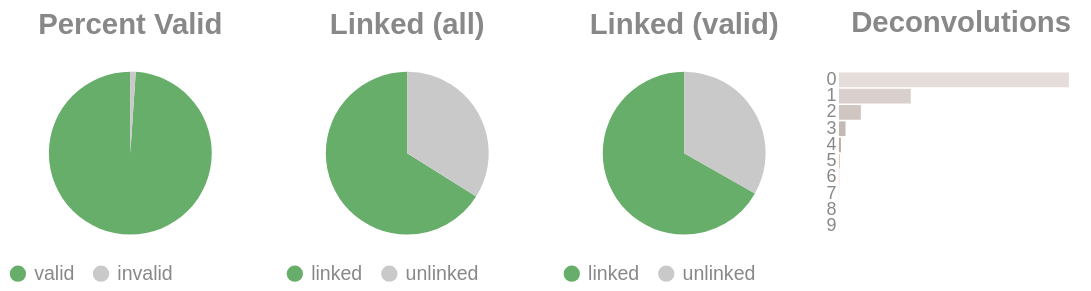

Write notebook code for a chart like this one.
### Code cell
if SKIPLR:
    pass
else:
    clash = Counter()
    for i in valids['molecule'].to_list():
        _mol = i.split("-")
        if len(_mol) == 1:
            clash.update('0')
        else:
            clash.update(_mol[-1])

    _d = {"deconvolutions": [], 'count': []}
    for k,v in clash.items():
        _d['deconvolutions'].append(k)
        _d['count'].append(v)

    tot_valid = valids['reads'].sum()
    mask = valids['reads'] >= 2
    n_linked_reads = valids.filter(mask)['reads'].sum()
    if n_linked_reads == 0:
        print_html("No linked molecules (>=2 reads) were detected; skipping linked-only distributions.")
        SKIPLR = True
    else:
        perc_valid = round(tot_valid / n_reads, 4)
        linked_perc_abs = round(n_linked_reads / n_reads, 4)
        linked_perc = round(n_linked_reads / tot_valid, 4)

    _valid = pl.DataFrame({"valids": ['valid', 'invalid'], "count": [tot_valid, n_reads - tot_valid]})
    _linked_abs = pl.DataFrame({"linked (absolute)": ['linked', 'unlinked'], "count": [n_linked_reads, n_reads - n_linked_reads]})
    _linked_rel = pl.DataFrame({"linked (valids)": ['linked', 'unlinked'], "count": [n_linked_reads, tot_valid - n_linked_reads]})

    (
        alt.hconcat(
            piechart(_valid, goodval = 'valid', title = "Percent Valid"),
            piechart(_linked_abs, goodval = "linked", title =  "Linked (all)"),
            piechart(_linked_rel, goodval = "linked", title =  "Linked (valid)"),
            convolutionbar(pl.DataFrame(_d), title = "Deconvolutions"),
            center = True,
            bounds = 'flush'
        )
        .resolve_scale(color='independent')
        .resolve_legend('independent')
        .properties(usermeta={'embedOptions': {"actions": False}})
    ).display()

### Figure 1 — Vega-Lite specification as saved in the notebook (floating-point values rounded to 4 significant figures)
{"width": "container", "height": 400, "config": {"title": {"anchor": "start", "dy": -15, "fontSize": 18, "color": "#888888", "subtitleColor": "#888888", "subtitleFontSize": 14}, "arc": {"fill": "#0072B2"}, "axis": {"domainColor": "#888888", "domainWidth": 0.5, "gridWidth": 0.2, "grid": false, "titleFontWeight": 400, "titleFontSize": 15, "labelFontSize": 11, "labelColor": "#888888", "tickColor": "#888888", "tickWidth": 0.2, "titleColor": "#888888"}, "axisBand": {"grid": false}, "axisX": {"grid": true, "tickSize": 10, "domainCap": "round"}, "axisY": {"domain": false, "grid": true, "tickSize": 0, "domainCap": "round"}, "background": "transparent", "header": {"labelFontSize": 15, "labelColor": "#888888", "titleFontSize": 15, "titleFontWeight": 600, "titleColor": "#888888"}, "legend": {"labelFont": "sans-serif", "labelFontSize": 12, "labelColor": "#888888", "symbolSize": 100, "symbolType": "circle", "titleFontSize": 12, "titlePadding": 10, "titleColor": "#888888", "title": null}, "range": {"category": ["#E69F00", "#56B4E9", "#009E73", "#F0E442", "#0072B2", "#D55E00", "#CC79A7", "#000000"], "diverging": ["#cfe8f3", "#a2d4ec", "#73bfe2", "#46abdb", "#1696d2", "#12719e"]}, "area": {"fill": "#0072B2", "fillOpacity": 0.7, "line": true, "strokeOpacity": 0.7}, "line": {"color": "#0072B2", "stroke": "#0072B2", "strokeWidth": 2}, "trail": {"color": "#0072B2", "stroke": "#0072B2", "strokeWidth": 0, "size": 1}, "point": {"filled": true, "fillOpacity": 1.0, "size": 95}, "text": {"color": "#888888", "fontSize": 11, "align": "right", "fontWeight": 400, "size": 11}, "bar": {"fill": "#0072B2", "stroke": null}, "view": {"stroke": null, "continuousWidth": 660, "continuousHeight": 400}}, "hconcat": [{"data": {"name": "data-d277f399a0236156a02e9bf9e2c8764d"}, "mark": {"type": "arc"}, "encoding": {"color": {"field": "valids", "legend": {"orient": "bottom", "title": null}, "scale": {"domain": ["valid", "invalid"], "range": ["#68ae6b", "#C9C9C9"]}, "title": "Valids", "type": "nominal"}, "theta": {"field": "count", "type": "quantitative"}, "tooltip": [{"field": "valids", "title": "Valids", "type": "ordinal"}, {"field": "percent", "format": ".2%", "title": "Percent", "type": "quantitative"}, {"field": "count", "title": "Count", "type": "quantitative"}]}, "height": 100, "title": {"text": "Percent Valid", "align": "center", "anchor": "middle"}, "transform": [{"calculate": "datum.count / 3195473", "as": "percent"}], "width": 150}, {"data": {"name": "data-fe4b2daf0781e305eb329b1422ae3850"}, "mark": {"type": "arc"}, "encoding": {"color": {"field": "linked (absolute)", "legend": {"orient": "bottom", "title": null}, "scale": {"domain": ["linked", "unlinked"], "range": ["#68ae6b", "#C9C9C9"]}, "title": "Linked (Absolute)", "type": "nominal"}, "theta": {"field": "count", "type": "quantitative"}, "tooltip": [{"field": "linked (absolute)", "title": "Linked (Absolute)", "type": "ordinal"}, {"field": "percent", "format": ".2%", "title": "Percent", "type": "quantitative"}, {"field": "count", "title": "Count", "type": "quantitative"}]}, "height": 100, "title": {"text": "Linked (all)", "align": "center", "anchor": "middle"}, "transform": [{"calculate": "datum.count / 3195473", "as": "percent"}], "width": 150}, {"data": {"name": "data-dc2a2116982dd1b0422629a012642bae"}, "mark": {"type": "arc"}, "encoding": {"color": {"field": "linked (valids)", "legend": {"orient": "bottom", "title": null}, "scale": {"domain": ["linked", "unlinked"], "range": ["#68ae6b", "#C9C9C9"]}, "title": "Linked (Valids)", "type": "nominal"}, "theta": {"field": "count", "type": "quantitative"}, "tooltip": [{"field": "linked (valids)", "title": "Linked (Valids)", "type": "ordinal"}, {"field": "percent", "format": ".2%", "title": "Percent", "type": "quantitative"}, {"field": "count", "title": "Count", "type": "quantitative"}]}, "height": 100, "title": {"text": "Linked (valid)", "align": "center", "anchor": "middle"}, "transform": [{"calculate": "datum.count / 3161492", "as": "percent"}], "width": 150}, {"data": {"name": "data-5b98b16ebf48385c87f9303d331ca70f"}, "mark": {"type": "bar"}, "encoding": {"color": {"field": "deconvolutions", "legend": null, "scale": {"scheme": "lightgreyred"}, "type": "nominal"}, "tooltip": [{"field": "deconvolutions", "title": "Deconvolutions", "type": "ordinal"}, {"field": "percent", "format": ".2%", "title": "Percent", "type": "quantitative"}, {"field": "count", "title": "Count", "type": "quantitative"}], "x": {"axis": null, "field": "count", "type": "quantitative"}, "y": {"field": "deconvolutions", "sort": "ascending", "title": null, "type": "nominal"}}, "height": 100, "title": {"text": "Deconvolutions", "align": "center", "anchor": "middle"}, "transform": [{"calculate": "datum.count / 1636606", "as": "percent"}], "width": 150}], "bounds": "flush", "center": true, "resolve": {"legend": {"angle": "independent"}, "scale": {"color": "independent"}}, "usermeta": {"embedOptions": {"actions": false}}, "$schema": "https://vega.github.io/schema/vega-lite/v6.4.1.json", "datasets": {"data-d277f399a0236156a02e9bf9e2c8764d": [{"valids": "valid", "count": 3161492}, {"valids": "invalid", "count": 33981}], "data-fe4b2daf0781e305eb329b1422ae3850": [{"linked (absolute)": "linked", "count": 2110556}, {"linked (absolute)": "unlinked", "count": 1084917}], "data-dc2a2116982dd1b0422629a012642bae": [{"linked (valids)": "linked", "count": 2110556}, {"linked (valids)": "unlinked", "count": 1050936}], "data-5b98b16ebf48385c87f9303d331ca70f": [{"deconvolutions": "0", "count": 1129491}, {"deconvolutions": "1", "count": 352840}, {"deconvolutions": "2", "count": 107692}, {"deconvolutions": "3", "count": 32266}, {"deconvolutions": "4", "count": 9699}, {"deconvolutions": "5", "count": 2978}, {"deconvolutions": "6", "count": 1018}, {"deconvolutions": "7", "count": 366}, {"deconvolutions": "8", "count": 174}, {"deconvolutions": "9", "count": 82}]}}
